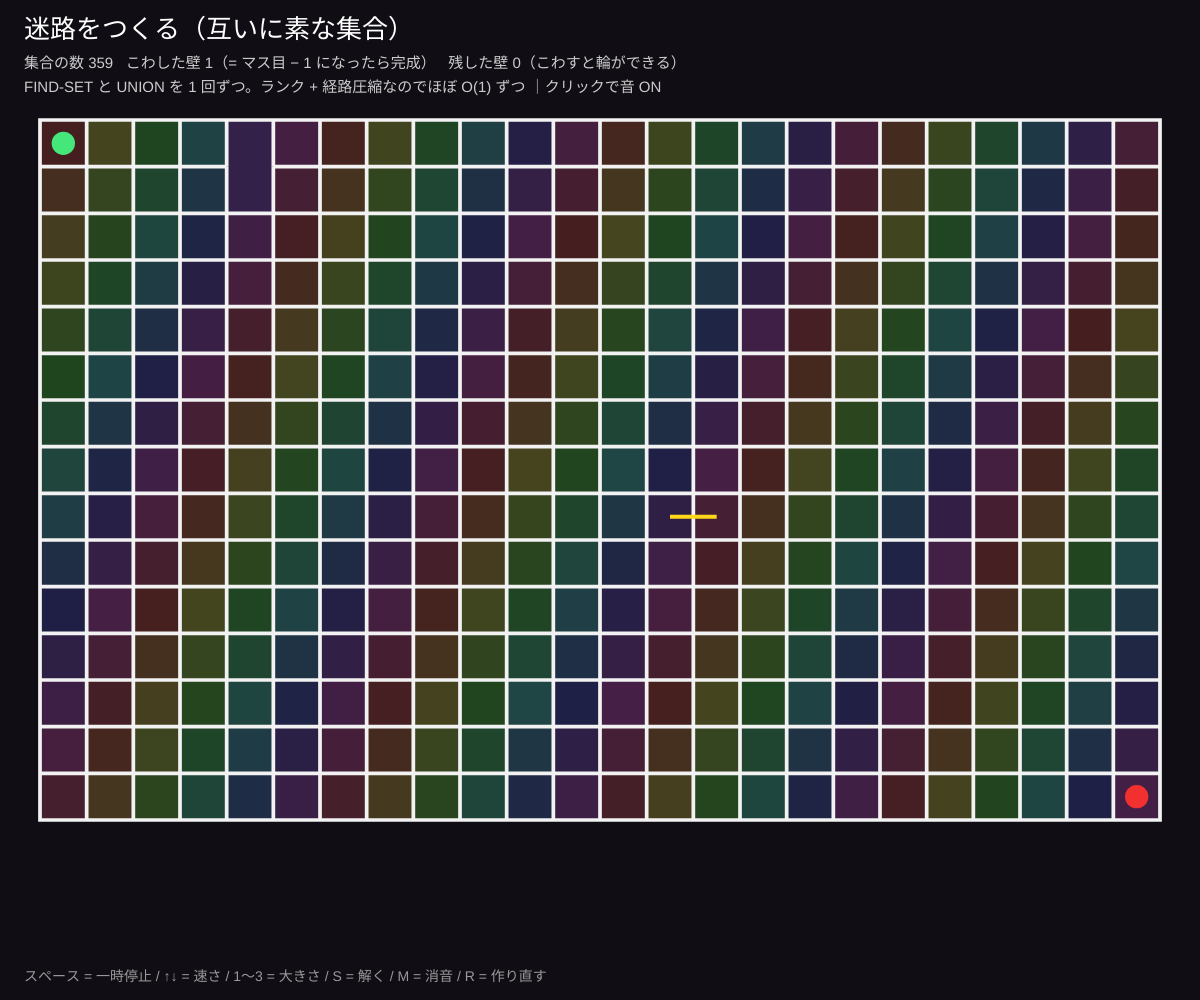
Frame 1 (no input)
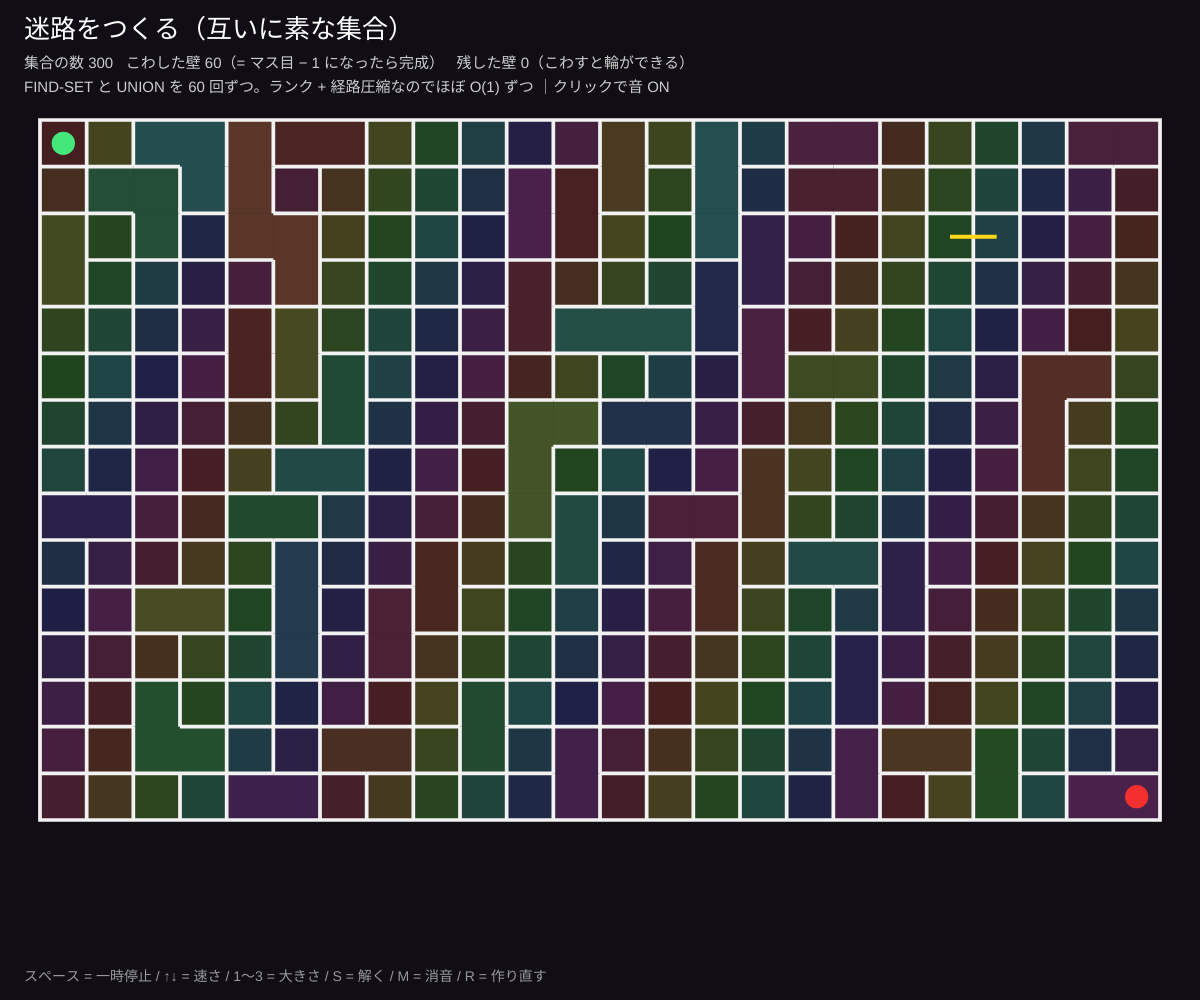
Frame 60 (no input)
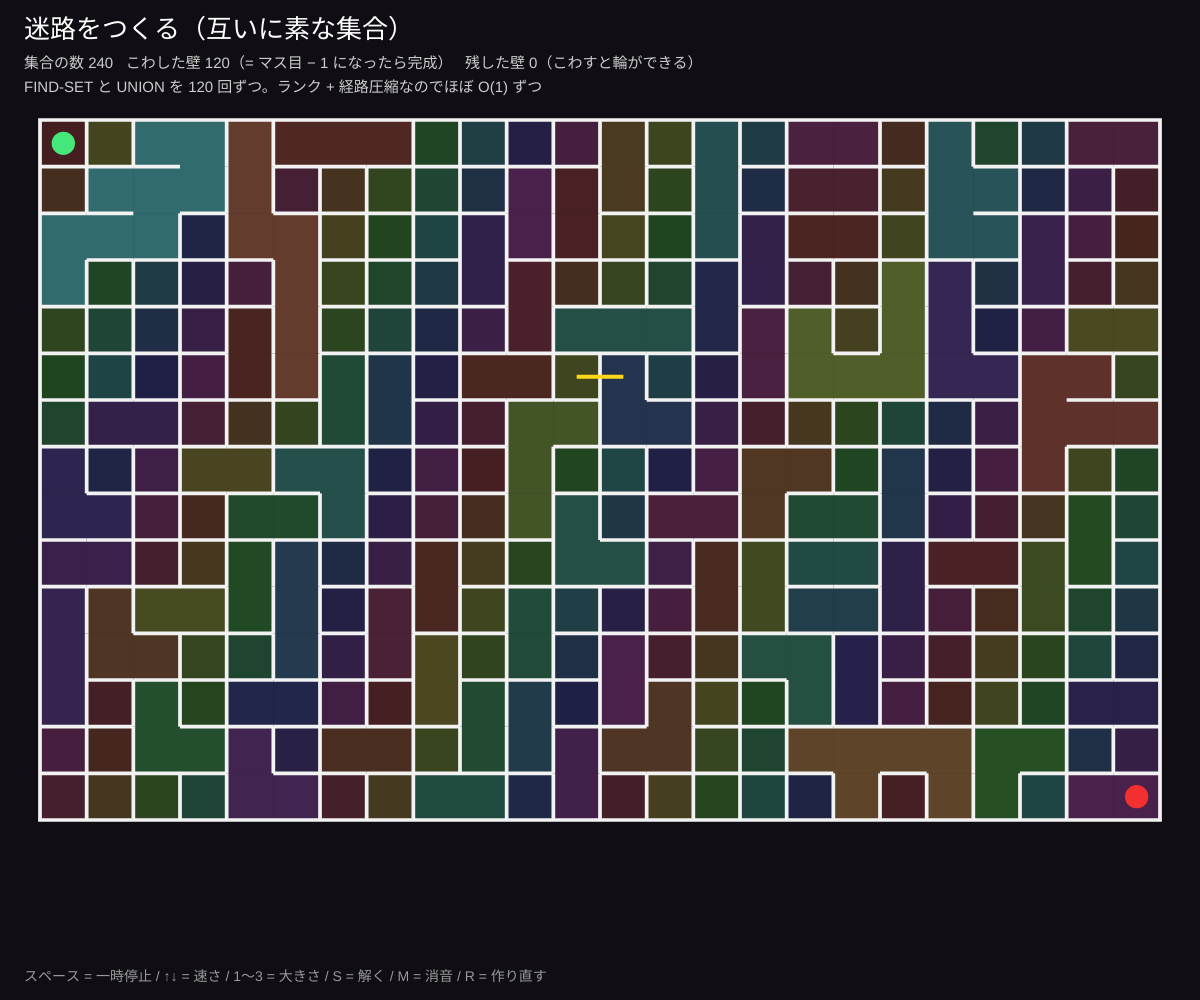
Frame 120 (the mouse pressed at the canvas centre since frame 60)

The p5.js sketch that drew these frames (run headless with seeded random() and noise() and a simulated clock; from frame 60 on, the mouse is pressed at the canvas centre):

// p5.js sketch
// ── sketch.js
// ============================================
// 12 迷路をつくる ─ 互いに素な集合で「輪のない道」
// マス目どうしの壁をランダムな順に見て、両側がまだ別の集合なら壁をこわして UNION。同じ集合なら残す（ランダム版クラスカル法）
// 輪ができないので、どの 2 マスの間にも道がちょうど 1 本 ─ 完璧な迷路。色 = 集合。合併のたびに音が鳴る 🔊
// クリックで音 ON / スペース = 一時停止 / ↑↓ = 速さ / 1〜3 = 大きさ / S = 解く / M = 消音 / R = 作り直す
// ============================================

let COLS = 24, ROWS = 15;   // ★ 迷路の大きさ
let perFrame = 1;           // ★ 1 フレームに見る壁の数
let SCALE = [0, 2, 4, 7, 9];// ★ 音階（ペンタトニック、半音の数）

let parent = [], rnk = [], sizeOf = [];
let walls = [], wi = 0, openWalls = new Set();
let running = true, muted = false, solved = null, solveT = 0;
let lastNote = 0, unionsDone = 0, rejected = 0;

function setup() {
  createCanvas(windowWidth, windowHeight);
  colorMode(HSB, 360, 100, 100, 100);
  reset();
}

function reset() {
  let n = COLS * ROWS;
  parent = [...Array(n).keys()]; rnk = Array(n).fill(0); sizeOf = Array(n).fill(1);
  walls = [];
  for (let r = 0; r < ROWS; r++) for (let c = 0; c < COLS; c++) {
    let i = r * COLS + c;
    if (c < COLS - 1) walls.push([i, i + 1]);
    if (r < ROWS - 1) walls.push([i, i + COLS]);
  }
  for (let i = walls.length - 1; i > 0; i--) { let j = floor(random(i + 1)); [walls[i], walls[j]] = [walls[j], walls[i]]; }
  wi = 0; openWalls = new Set(); solved = null; unionsDone = 0; rejected = 0;
}

// ---------- 互いに素な集合の森（ランク + 経路圧縮）----------
function find(x) { if (parent[x] !== x) parent[x] = find(parent[x]); return parent[x]; }
function union(a, b) {
  let x = find(a), y = find(b);
  if (x === y) return false;
  if (rnk[x] > rnk[y]) [x, y] = [y, x];
  parent[x] = y; sizeOf[y] += sizeOf[x];
  if (rnk[x] === rnk[y]) rnk[y]++;
  return true;
}

function solve() {
  let n = COLS * ROWS, prev = Array(n).fill(-1), q = [0], seen = new Set([0]);
  let adj = Array.from({ length: n }, () => []);
  for (let w of openWalls) { let [a, b] = w.split(',').map(Number); adj[a].push(b); adj[b].push(a); }
  while (q.length) { let v = q.shift(); for (let u of adj[v]) if (!seen.has(u)) { seen.add(u); prev[u] = v; q.push(u); } }
  let path = [], v = n - 1;
  while (v !== -1) { path.unshift(v); v = prev[v]; }
  solved = path[0] === 0 ? path : null; solveT = 0;
}

function draw() {
  background(260, 30, 8);
  if (running) for (let k = 0; k < perFrame && wi < walls.length; k++) {
    let [a, b] = walls[wi++];
    if (union(a, b)) {
      openWalls.add(a + ',' + b); unionsDone++;
      let s = sizeOf[find(a)];
      if (millis() - lastNote > 55) {
        let deg = floor(log(s) / log(2) * 1.2), oct = floor(deg / SCALE.length);
        let midi = 52 + oct * 12 + SCALE[deg % SCALE.length];
        playNote(440 * pow(2, (midi - 69) / 12), 0.12, 0.25, 'triangle');
        lastNote = millis();
      }
    } else rejected++;
  }
  let cs = min((width - 80) / COLS, (height - 200) / ROWS);
  let x0 = width / 2 - (COLS * cs) / 2, y0 = 120;
  noStroke();
  for (let r = 0; r < ROWS; r++) for (let c = 0; c < COLS; c++) {
    let i = r * COLS + c, root = find(i);
    fill((root * 61) % 360, 55, 25 + min(60, sizeOf[root] * 2));
    rect(x0 + c * cs, y0 + r * cs, cs + 0.5, cs + 0.5);
  }
  // 壁
  stroke(0, 0, 95); strokeWeight(max(1.5, cs * 0.08)); strokeCap(SQUARE);
  noFill(); rect(x0, y0, COLS * cs, ROWS * cs);
  for (let r = 0; r < ROWS; r++) for (let c = 0; c < COLS; c++) {
    let i = r * COLS + c;
    if (c < COLS - 1 && !openWalls.has(i + ',' + (i + 1))) line(x0 + (c + 1) * cs, y0 + r * cs, x0 + (c + 1) * cs, y0 + (r + 1) * cs);
    if (r < ROWS - 1 && !openWalls.has(i + ',' + (i + COLS))) line(x0 + c * cs, y0 + (r + 1) * cs, x0 + (c + 1) * cs, y0 + (r + 1) * cs);
  }
  // 今見ている壁
  if (wi < walls.length && running) {
    let [a, b] = walls[wi];
    stroke(50, 90, 100); strokeWeight(4);
    let ax = x0 + (a % COLS + 0.5) * cs, ay = y0 + (floor(a / COLS) + 0.5) * cs, bx = x0 + (b % COLS + 0.5) * cs, by = y0 + (floor(b / COLS) + 0.5) * cs;
    line(ax, ay, bx, by);
  }
  // 解
  if (solved) {
    solveT = min(solved.length, solveT + 1.5);
    stroke(50, 100, 100); strokeWeight(cs * 0.3); noFill(); beginShape();
    for (let j = 0; j < solveT; j++) vertex(x0 + (solved[j] % COLS + 0.5) * cs, y0 + (floor(solved[j] / COLS) + 0.5) * cs);
    endShape();
  }
  noStroke(); fill(140, 70, 90); circle(x0 + cs / 2, y0 + cs / 2, cs * 0.5);
  fill(0, 80, 95); circle(x0 + (COLS - 0.5) * cs, y0 + (ROWS - 0.5) * cs, cs * 0.5);

  let sets = COLS * ROWS - unionsDone;
  textAlign(LEFT, TOP); noStroke(); fill(0, 0, 100); textSize(26);
  text('迷路をつくる（互いに素な集合）', 24, 18);
  textSize(15); fill(0, 0, 80);
  text(`集合の数 ${sets}   こわした壁 ${unionsDone}（= マス目 − 1 になったら完成）   残した壁 ${rejected}（こわすと輪ができる）   ${wi >= walls.length ? '完成！ S で解く' : ''}`, 24, 56);
  text(`FIND-SET と UNION を ${wi} 回ずつ。ランク + 経路圧縮なのでほぼ O(1) ずつ ${audioCtx ? '' : '｜クリックで音 ON'}`, 24, 80);
  fill(0, 0, 60); textSize(14);
  text('スペース = 一時停止 / ↑↓ = 速さ / 1〜3 = 大きさ / S = 解く / M = 消音 / R = 作り直す', 24, height - 30);
}

function mousePressed() { startAudio(); }

function keyPressed() {
  if (key === ' ') { running = !running; return false; }
  if (key === 'ArrowUp') perFrame = min(60, perFrame * 2);
  if (key === 'ArrowDown') perFrame = max(1, floor(perFrame / 2));
  if (key === '1') { COLS = 12; ROWS = 8; reset(); }
  if (key === '2') { COLS = 24; ROWS = 15; reset(); }
  if (key === '3') { COLS = 48; ROWS = 30; reset(); }
  if (key === 's' || key === 'S') solve();
  if (key === 'm' || key === 'M') muted = !muted;
  if (key === 'r' || key === 'R') reset();
}

function windowResized() { resizeCanvas(windowWidth, windowHeight); }

// ==================================================
// ここから下は「音を鳴らすための道具」です
// ==================================================
let audioCtx, masterOut;
function startAudio() {
  if (!audioCtx) { audioCtx = new AudioContext(); masterOut = audioCtx.createDynamicsCompressor(); masterOut.connect(audioCtx.destination); }
  audioCtx.resume();
}
function playNote(freqHz, volume = 0.3, duration = 0.3, type = 'triangle', when) {
  if (!audioCtx || muted) return;
  let t = when === undefined ? audioCtx.currentTime : when;
  let osc = audioCtx.createOscillator(), amp = audioCtx.createGain();
  osc.type = type; osc.frequency.value = freqHz;
  amp.gain.setValueAtTime(0.0001, t);
  amp.gain.exponentialRampToValueAtTime(volume, t + 0.01);
  amp.gain.exponentialRampToValueAtTime(0.0001, t + duration);
  osc.connect(amp); amp.connect(masterOut); osc.start(t); osc.stop(t + duration + 0.05);
}
